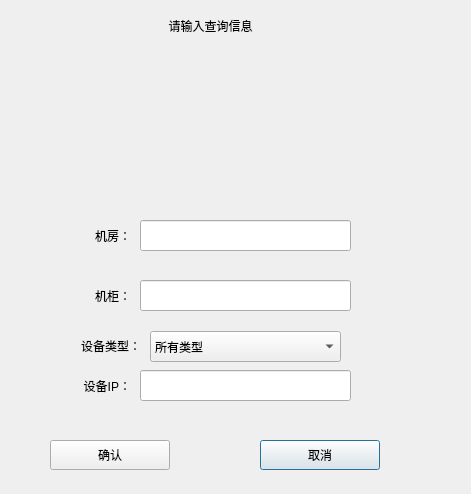
<?xml version="1.0" encoding="UTF-8"?>
<ui version="4.0">
 <class>Log_PduAlarmQueryDlg</class>
 <widget class="QDialog" name="Log_PduAlarmQueryDlg">
  <property name="geometry">
   <rect>
    <x>0</x>
    <y>0</y>
    <width>471</width>
    <height>494</height>
   </rect>
  </property>
  <property name="windowTitle">
   <string>Dialog</string>
  </property>
  <widget class="QLabel" name="label_2">
   <property name="geometry">
    <rect>
     <x>40</x>
     <y>220</y>
     <width>91</width>
     <height>31</height>
    </rect>
   </property>
   <property name="text">
    <string>机房：</string>
   </property>
   <property name="alignment">
    <set>Qt::AlignRight|Qt::AlignTrailing|Qt::AlignVCenter</set>
   </property>
  </widget>
  <widget class="QLineEdit" name="roomEdit">
   <property name="geometry">
    <rect>
     <x>140</x>
     <y>220</y>
     <width>211</width>
     <height>31</height>
    </rect>
   </property>
  </widget>
  <widget class="QPushButton" name="quitBtn">
   <property name="geometry">
    <rect>
     <x>260</x>
     <y>440</y>
     <width>120</width>
     <height>30</height>
    </rect>
   </property>
   <property name="text">
    <string>取消</string>
   </property>
  </widget>
  <widget class="QPushButton" name="okBtn">
   <property name="geometry">
    <rect>
     <x>50</x>
     <y>440</y>
     <width>120</width>
     <height>30</height>
    </rect>
   </property>
   <property name="text">
    <string>确认</string>
   </property>
  </widget>
  <widget class="QWidget" name="dateWid" native="true">
   <property name="geometry">
    <rect>
     <x>20</x>
     <y>59</y>
     <width>450</width>
     <height>120</height>
    </rect>
   </property>
  </widget>
  <widget class="QLabel" name="label">
   <property name="geometry">
    <rect>
     <x>140</x>
     <y>10</y>
     <width>141</width>
     <height>31</height>
    </rect>
   </property>
   <property name="text">
    <string>请输入查询信息</string>
   </property>
   <property name="alignment">
    <set>Qt::AlignCenter</set>
   </property>
  </widget>
  <widget class="QLineEdit" name="cabEdit">
   <property name="geometry">
    <rect>
     <x>140</x>
     <y>280</y>
     <width>211</width>
     <height>31</height>
    </rect>
   </property>
  </widget>
  <widget class="QLabel" name="label_3">
   <property name="geometry">
    <rect>
     <x>40</x>
     <y>280</y>
     <width>91</width>
     <height>31</height>
    </rect>
   </property>
   <property name="text">
    <string>机柜：</string>
   </property>
   <property name="alignment">
    <set>Qt::AlignRight|Qt::AlignTrailing|Qt::AlignVCenter</set>
   </property>
  </widget>
  <widget class="QLabel" name="label_4">
   <property name="geometry">
    <rect>
     <x>50</x>
     <y>330</y>
     <width>91</width>
     <height>31</height>
    </rect>
   </property>
   <property name="text">
    <string>设备类型：</string>
   </property>
   <property name="alignment">
    <set>Qt::AlignRight|Qt::AlignTrailing|Qt::AlignVCenter</set>
   </property>
  </widget>
  <widget class="QLabel" name="label_5">
   <property name="geometry">
    <rect>
     <x>40</x>
     <y>370</y>
     <width>91</width>
     <height>31</height>
    </rect>
   </property>
   <property name="text">
    <string>设备IP：</string>
   </property>
   <property name="alignment">
    <set>Qt::AlignRight|Qt::AlignTrailing|Qt::AlignVCenter</set>
   </property>
  </widget>
  <widget class="QComboBox" name="devtypeCmb">
   <property name="geometry">
    <rect>
     <x>150</x>
     <y>331</y>
     <width>191</width>
     <height>31</height>
    </rect>
   </property>
   <item>
    <property name="text">
     <string>所有类型</string>
    </property>
   </item>
   <item>
    <property name="text">
     <string>IP-PDU</string>
    </property>
   </item>
   <item>
    <property name="text">
     <string>SI-PDU</string>
    </property>
   </item>
   <item>
    <property name="text">
     <string>R-PDU</string>
    </property>
   </item>
   <item>
    <property name="text">
     <string>MPDU</string>
    </property>
   </item>
   <item>
    <property name="text">
     <string>ZPDU</string>
    </property>
   </item>
  </widget>
  <widget class="QLineEdit" name="ipEdit">
   <property name="geometry">
    <rect>
     <x>140</x>
     <y>370</y>
     <width>211</width>
     <height>31</height>
    </rect>
   </property>
  </widget>
 </widget>
 <resources/>
 <connections/>
</ui>
